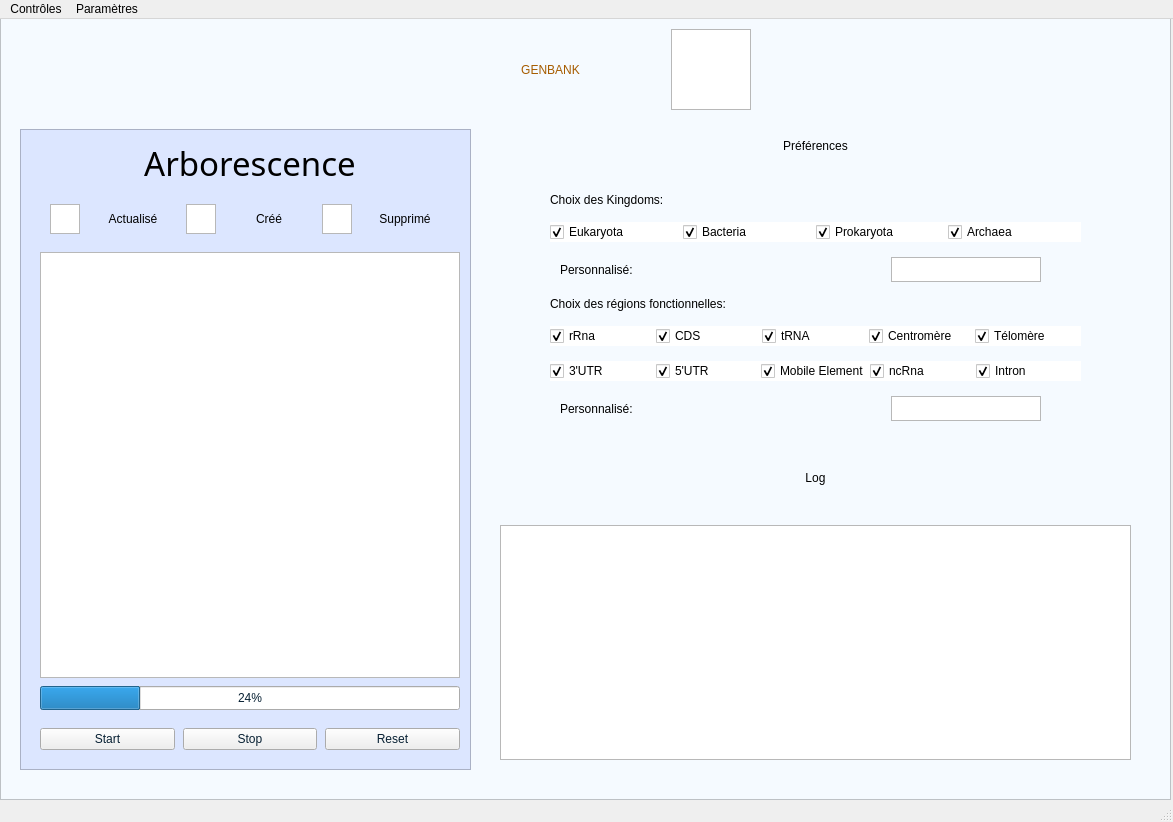
<?xml version="1.0" encoding="UTF-8"?>
<ui version="4.0">
 <class>MainWindow</class>
 <widget class="QMainWindow" name="MainWindow">
  <property name="geometry">
   <rect>
    <x>0</x>
    <y>0</y>
    <width>1173</width>
    <height>822</height>
   </rect>
  </property>
  <property name="windowTitle">
   <string>MainWindow</string>
  </property>
  <property name="styleSheet">
   <string notr="true"/>
  </property>
  <widget class="QWidget" name="centralwidget">
   <property name="sizePolicy">
    <sizepolicy hsizetype="Expanding" vsizetype="Expanding">
     <horstretch>0</horstretch>
     <verstretch>0</verstretch>
    </sizepolicy>
   </property>
   <widget class="QGraphicsView" name="mainGraphicView">
    <property name="geometry">
     <rect>
      <x>0</x>
      <y>-100</y>
      <width>1171</width>
      <height>881</height>
     </rect>
    </property>
    <property name="styleSheet">
     <string notr="true">background-color: rgb(245, 250, 255);
color: rgb(7, 32, 51);</string>
    </property>
   </widget>
   <widget class="QWidget" name="horizontalLayoutWidget_2">
    <property name="geometry">
     <rect>
      <x>0</x>
      <y>110</y>
      <width>1171</width>
      <height>671</height>
     </rect>
    </property>
    <layout class="QHBoxLayout" name="container" stretch="2,3">
     <property name="spacing">
      <number>40</number>
     </property>
     <property name="sizeConstraint">
      <enum>QLayout::SetNoConstraint</enum>
     </property>
     <property name="leftMargin">
      <number>40</number>
     </property>
     <property name="topMargin">
      <number>10</number>
     </property>
     <property name="rightMargin">
      <number>40</number>
     </property>
     <property name="bottomMargin">
      <number>40</number>
     </property>
     <item>
      <layout class="QVBoxLayout" name="left_container" stretch="2,0,18,1,1">
       <property name="spacing">
        <number>8</number>
       </property>
       <property name="sizeConstraint">
        <enum>QLayout::SetNoConstraint</enum>
       </property>
       <property name="topMargin">
        <number>0</number>
       </property>
       <item>
        <widget class="QLabel" name="labelArborescence">
         <property name="enabled">
          <bool>true</bool>
         </property>
         <property name="sizePolicy">
          <sizepolicy hsizetype="Expanding" vsizetype="Expanding">
           <horstretch>0</horstretch>
           <verstretch>0</verstretch>
          </sizepolicy>
         </property>
         <property name="font">
          <font>
           <family>Ubuntu Condensed</family>
           <pointsize>25</pointsize>
           <weight>50</weight>
           <italic>false</italic>
           <bold>false</bold>
          </font>
         </property>
         <property name="styleSheet">
          <string notr="true">font: 25pt &quot;Ubuntu Condensed&quot;;
</string>
         </property>
         <property name="text">
          <string>Arborescence</string>
         </property>
         <property name="alignment">
          <set>Qt::AlignCenter</set>
         </property>
        </widget>
       </item>
       <item>
        <layout class="QHBoxLayout" name="legende_container" stretch="0,0,0,0,0,0">
         <property name="spacing">
          <number>8</number>
         </property>
         <property name="sizeConstraint">
          <enum>QLayout::SetNoConstraint</enum>
         </property>
         <property name="leftMargin">
          <number>10</number>
         </property>
         <property name="topMargin">
          <number>10</number>
         </property>
         <property name="rightMargin">
          <number>10</number>
         </property>
         <property name="bottomMargin">
          <number>10</number>
         </property>
         <item>
          <widget class="QGraphicsView" name="graphicViewActualise">
           <property name="sizePolicy">
            <sizepolicy hsizetype="Expanding" vsizetype="Expanding">
             <horstretch>10</horstretch>
             <verstretch>10</verstretch>
            </sizepolicy>
           </property>
           <property name="maximumSize">
            <size>
             <width>30</width>
             <height>30</height>
            </size>
           </property>
          </widget>
         </item>
         <item>
          <widget class="QLabel" name="labelActualise">
           <property name="sizePolicy">
            <sizepolicy hsizetype="Expanding" vsizetype="Expanding">
             <horstretch>0</horstretch>
             <verstretch>0</verstretch>
            </sizepolicy>
           </property>
           <property name="styleSheet">
            <string notr="true"/>
           </property>
           <property name="text">
            <string>Actualisé</string>
           </property>
           <property name="alignment">
            <set>Qt::AlignCenter</set>
           </property>
          </widget>
         </item>
         <item>
          <widget class="QGraphicsView" name="graphicViewCree">
           <property name="sizePolicy">
            <sizepolicy hsizetype="Expanding" vsizetype="Expanding">
             <horstretch>10</horstretch>
             <verstretch>10</verstretch>
            </sizepolicy>
           </property>
           <property name="maximumSize">
            <size>
             <width>30</width>
             <height>30</height>
            </size>
           </property>
          </widget>
         </item>
         <item>
          <widget class="QLabel" name="labelCree">
           <property name="sizePolicy">
            <sizepolicy hsizetype="Expanding" vsizetype="Expanding">
             <horstretch>0</horstretch>
             <verstretch>0</verstretch>
            </sizepolicy>
           </property>
           <property name="styleSheet">
            <string notr="true"/>
           </property>
           <property name="text">
            <string>Créé</string>
           </property>
           <property name="alignment">
            <set>Qt::AlignCenter</set>
           </property>
          </widget>
         </item>
         <item>
          <widget class="QGraphicsView" name="graphicViewSupprime">
           <property name="sizePolicy">
            <sizepolicy hsizetype="Expanding" vsizetype="Expanding">
             <horstretch>10</horstretch>
             <verstretch>10</verstretch>
            </sizepolicy>
           </property>
           <property name="maximumSize">
            <size>
             <width>30</width>
             <height>30</height>
            </size>
           </property>
          </widget>
         </item>
         <item>
          <widget class="QLabel" name="labelSupprime">
           <property name="sizePolicy">
            <sizepolicy hsizetype="Expanding" vsizetype="Expanding">
             <horstretch>0</horstretch>
             <verstretch>0</verstretch>
            </sizepolicy>
           </property>
           <property name="styleSheet">
            <string notr="true"/>
           </property>
           <property name="text">
            <string>Supprimé</string>
           </property>
           <property name="alignment">
            <set>Qt::AlignCenter</set>
           </property>
          </widget>
         </item>
        </layout>
       </item>
       <item>
        <layout class="QVBoxLayout" name="layout_for_tree">
         <item>
          <widget class="QTreeView" name="treeView"/>
         </item>
        </layout>
       </item>
       <item>
        <widget class="QProgressBar" name="progressBar">
         <property name="sizePolicy">
          <sizepolicy hsizetype="Expanding" vsizetype="Expanding">
           <horstretch>0</horstretch>
           <verstretch>0</verstretch>
          </sizepolicy>
         </property>
         <property name="styleSheet">
          <string notr="true">color: rgb(7, 32, 51);</string>
         </property>
         <property name="value">
          <number>24</number>
         </property>
        </widget>
       </item>
       <item>
        <layout class="QHBoxLayout" name="buttons_container">
         <property name="sizeConstraint">
          <enum>QLayout::SetNoConstraint</enum>
         </property>
         <property name="topMargin">
          <number>10</number>
         </property>
         <property name="bottomMargin">
          <number>10</number>
         </property>
         <item>
          <widget class="QPushButton" name="buttonStart">
           <property name="sizePolicy">
            <sizepolicy hsizetype="Expanding" vsizetype="Expanding">
             <horstretch>0</horstretch>
             <verstretch>0</verstretch>
            </sizepolicy>
           </property>
           <property name="styleSheet">
            <string notr="true">color: rgb(7, 32, 51);</string>
           </property>
           <property name="text">
            <string>Start</string>
           </property>
          </widget>
         </item>
         <item>
          <widget class="QPushButton" name="buttonStop">
           <property name="sizePolicy">
            <sizepolicy hsizetype="Expanding" vsizetype="Expanding">
             <horstretch>0</horstretch>
             <verstretch>0</verstretch>
            </sizepolicy>
           </property>
           <property name="styleSheet">
            <string notr="true">color: rgb(7, 32, 51);</string>
           </property>
           <property name="text">
            <string>Stop</string>
           </property>
          </widget>
         </item>
         <item>
          <widget class="QPushButton" name="buttonReset">
           <property name="sizePolicy">
            <sizepolicy hsizetype="Expanding" vsizetype="Expanding">
             <horstretch>0</horstretch>
             <verstretch>0</verstretch>
            </sizepolicy>
           </property>
           <property name="styleSheet">
            <string notr="true">color: rgb(7, 32, 51);</string>
           </property>
           <property name="text">
            <string>Reset</string>
           </property>
          </widget>
         </item>
        </layout>
       </item>
      </layout>
     </item>
     <item>
      <layout class="QVBoxLayout" name="right_container" stretch="2,4,2,90">
       <property name="sizeConstraint">
        <enum>QLayout::SetNoConstraint</enum>
       </property>
       <property name="bottomMargin">
        <number>0</number>
       </property>
       <item>
        <widget class="QLabel" name="labelPreferences">
         <property name="sizePolicy">
          <sizepolicy hsizetype="Expanding" vsizetype="Expanding">
           <horstretch>0</horstretch>
           <verstretch>0</verstretch>
          </sizepolicy>
         </property>
         <property name="styleSheet">
          <string notr="true">font: 75 25pt &quot;Ubuntu Mono&quot;;
</string>
         </property>
         <property name="text">
          <string>Préférences</string>
         </property>
         <property name="alignment">
          <set>Qt::AlignCenter</set>
         </property>
        </widget>
       </item>
       <item>
        <layout class="QHBoxLayout" name="menu_container" stretch="1,3,1">
         <property name="sizeConstraint">
          <enum>QLayout::SetNoConstraint</enum>
         </property>
         <property name="leftMargin">
          <number>0</number>
         </property>
         <property name="topMargin">
          <number>0</number>
         </property>
         <property name="bottomMargin">
          <number>0</number>
         </property>
         <item>
          <spacer name="verticalSpacerleft">
           <property name="orientation">
            <enum>Qt::Horizontal</enum>
           </property>
           <property name="sizeType">
            <enum>QSizePolicy::Fixed</enum>
           </property>
           <property name="sizeHint" stdset="0">
            <size>
             <width>50</width>
             <height>5</height>
            </size>
           </property>
          </spacer>
         </item>
         <item>
          <layout class="QVBoxLayout" name="inner_menu_container">
           <property name="spacing">
            <number>15</number>
           </property>
           <property name="sizeConstraint">
            <enum>QLayout::SetNoConstraint</enum>
           </property>
           <property name="topMargin">
            <number>0</number>
           </property>
           <property name="bottomMargin">
            <number>10</number>
           </property>
           <item>
            <widget class="QLabel" name="labelKingdoms">
             <property name="sizePolicy">
              <sizepolicy hsizetype="Expanding" vsizetype="Expanding">
               <horstretch>0</horstretch>
               <verstretch>0</verstretch>
              </sizepolicy>
             </property>
             <property name="styleSheet">
              <string notr="true">
font: 75 18pt &quot;Ubuntu Condensed&quot;;</string>
             </property>
             <property name="text">
              <string>Choix des Kingdoms:</string>
             </property>
            </widget>
           </item>
           <item>
            <layout class="QHBoxLayout" name="horizontalLayout_2">
             <property name="spacing">
              <number>0</number>
             </property>
             <item>
              <widget class="QCheckBox" name="checkBox">
               <property name="styleSheet">
                <string notr="true">background-color: rgb(255, 255, 255);</string>
               </property>
               <property name="text">
                <string>Eukaryota</string>
               </property>
               <property name="checked">
                <bool>true</bool>
               </property>
              </widget>
             </item>
             <item>
              <widget class="QCheckBox" name="checkBox_2">
               <property name="styleSheet">
                <string notr="true">background-color: rgb(255, 255, 255);</string>
               </property>
               <property name="text">
                <string>Bacteria</string>
               </property>
               <property name="checked">
                <bool>true</bool>
               </property>
              </widget>
             </item>
             <item>
              <widget class="QCheckBox" name="checkBox_3">
               <property name="styleSheet">
                <string notr="true">background-color: rgb(255, 255, 255);</string>
               </property>
               <property name="text">
                <string>Prokaryota</string>
               </property>
               <property name="checked">
                <bool>true</bool>
               </property>
              </widget>
             </item>
             <item>
              <widget class="QCheckBox" name="checkBox_4">
               <property name="styleSheet">
                <string notr="true">background-color: rgb(255, 255, 255);</string>
               </property>
               <property name="text">
                <string>Archaea</string>
               </property>
               <property name="checked">
                <bool>true</bool>
               </property>
              </widget>
             </item>
            </layout>
           </item>
           <item>
            <layout class="QHBoxLayout" name="container_input_kingdom" stretch="1,2">
             <property name="sizeConstraint">
              <enum>QLayout::SetNoConstraint</enum>
             </property>
             <property name="leftMargin">
              <number>10</number>
             </property>
             <property name="rightMargin">
              <number>40</number>
             </property>
             <item>
              <widget class="QLabel" name="labelinputKingdom">
               <property name="sizePolicy">
                <sizepolicy hsizetype="Expanding" vsizetype="Expanding">
                 <horstretch>0</horstretch>
                 <verstretch>0</verstretch>
                </sizepolicy>
               </property>
               <property name="styleSheet">
                <string notr="true"/>
               </property>
               <property name="text">
                <string>Personnalisé:</string>
               </property>
              </widget>
             </item>
             <item>
              <widget class="QTextEdit" name="inputKingdom">
               <property name="sizePolicy">
                <sizepolicy hsizetype="Expanding" vsizetype="Expanding">
                 <horstretch>0</horstretch>
                 <verstretch>0</verstretch>
                </sizepolicy>
               </property>
               <property name="maximumSize">
                <size>
                 <width>150</width>
                 <height>25</height>
                </size>
               </property>
               <property name="layoutDirection">
                <enum>Qt::LeftToRight</enum>
               </property>
               <property name="styleSheet">
                <string notr="true"/>
               </property>
               <property name="verticalScrollBarPolicy">
                <enum>Qt::ScrollBarAlwaysOff</enum>
               </property>
               <property name="horizontalScrollBarPolicy">
                <enum>Qt::ScrollBarAlwaysOff</enum>
               </property>
              </widget>
             </item>
            </layout>
           </item>
           <item>
            <widget class="QLabel" name="labelRegions">
             <property name="sizePolicy">
              <sizepolicy hsizetype="Expanding" vsizetype="Expanding">
               <horstretch>0</horstretch>
               <verstretch>0</verstretch>
              </sizepolicy>
             </property>
             <property name="styleSheet">
              <string notr="true">
font: 75 18pt &quot;Ubuntu Condensed&quot;;</string>
             </property>
             <property name="text">
              <string>Choix des régions fonctionnelles:</string>
             </property>
            </widget>
           </item>
           <item>
            <layout class="QHBoxLayout" name="horizontalLayout_4">
             <property name="spacing">
              <number>0</number>
             </property>
             <item>
              <widget class="QCheckBox" name="checkBox_11">
               <property name="styleSheet">
                <string notr="true">background-color: rgb(255, 255, 255);</string>
               </property>
               <property name="text">
                <string>rRna</string>
               </property>
               <property name="checked">
                <bool>true</bool>
               </property>
              </widget>
             </item>
             <item>
              <widget class="QCheckBox" name="checkBox_12">
               <property name="styleSheet">
                <string notr="true">background-color: rgb(255, 255, 255);</string>
               </property>
               <property name="text">
                <string>CDS</string>
               </property>
               <property name="checked">
                <bool>true</bool>
               </property>
              </widget>
             </item>
             <item>
              <widget class="QCheckBox" name="checkBox_13">
               <property name="styleSheet">
                <string notr="true">background-color: rgb(255, 255, 255);</string>
               </property>
               <property name="text">
                <string>tRNA</string>
               </property>
               <property name="checked">
                <bool>true</bool>
               </property>
              </widget>
             </item>
             <item>
              <widget class="QCheckBox" name="checkBox_14">
               <property name="styleSheet">
                <string notr="true">background-color: rgb(255, 255, 255);</string>
               </property>
               <property name="text">
                <string>Centromère</string>
               </property>
               <property name="checked">
                <bool>true</bool>
               </property>
              </widget>
             </item>
             <item>
              <widget class="QCheckBox" name="checkBox_15">
               <property name="styleSheet">
                <string notr="true">background-color: rgb(255, 255, 255);</string>
               </property>
               <property name="text">
                <string>Télomère</string>
               </property>
               <property name="checked">
                <bool>true</bool>
               </property>
              </widget>
             </item>
            </layout>
           </item>
           <item>
            <layout class="QHBoxLayout" name="horizontalLayout_5">
             <property name="spacing">
              <number>0</number>
             </property>
             <item>
              <widget class="QCheckBox" name="checkBox_16">
               <property name="styleSheet">
                <string notr="true">background-color: rgb(255, 255, 255);</string>
               </property>
               <property name="text">
                <string>3'UTR</string>
               </property>
               <property name="checked">
                <bool>true</bool>
               </property>
              </widget>
             </item>
             <item>
              <widget class="QCheckBox" name="checkBox_17">
               <property name="styleSheet">
                <string notr="true">background-color: rgb(255, 255, 255);</string>
               </property>
               <property name="text">
                <string>5'UTR</string>
               </property>
               <property name="checked">
                <bool>true</bool>
               </property>
              </widget>
             </item>
             <item>
              <widget class="QCheckBox" name="checkBox_18">
               <property name="styleSheet">
                <string notr="true">background-color: rgb(255, 255, 255);</string>
               </property>
               <property name="text">
                <string>Mobile Element</string>
               </property>
               <property name="checked">
                <bool>true</bool>
               </property>
              </widget>
             </item>
             <item>
              <widget class="QCheckBox" name="checkBox_19">
               <property name="styleSheet">
                <string notr="true">background-color: rgb(255, 255, 255);</string>
               </property>
               <property name="text">
                <string>ncRna</string>
               </property>
               <property name="checked">
                <bool>true</bool>
               </property>
              </widget>
             </item>
             <item>
              <widget class="QCheckBox" name="checkBox_20">
               <property name="styleSheet">
                <string notr="true">background-color: rgb(255, 255, 255);</string>
               </property>
               <property name="text">
                <string>Intron</string>
               </property>
               <property name="checked">
                <bool>true</bool>
               </property>
              </widget>
             </item>
            </layout>
           </item>
           <item>
            <layout class="QHBoxLayout" name="container_input_region" stretch="1,2">
             <property name="sizeConstraint">
              <enum>QLayout::SetNoConstraint</enum>
             </property>
             <property name="leftMargin">
              <number>10</number>
             </property>
             <property name="rightMargin">
              <number>40</number>
             </property>
             <item>
              <widget class="QLabel" name="label_inputRegion">
               <property name="sizePolicy">
                <sizepolicy hsizetype="Expanding" vsizetype="Expanding">
                 <horstretch>0</horstretch>
                 <verstretch>0</verstretch>
                </sizepolicy>
               </property>
               <property name="styleSheet">
                <string notr="true"/>
               </property>
               <property name="text">
                <string>Personnalisé:</string>
               </property>
              </widget>
             </item>
             <item>
              <widget class="QTextEdit" name="inputRegion">
               <property name="sizePolicy">
                <sizepolicy hsizetype="Expanding" vsizetype="Expanding">
                 <horstretch>0</horstretch>
                 <verstretch>0</verstretch>
                </sizepolicy>
               </property>
               <property name="maximumSize">
                <size>
                 <width>150</width>
                 <height>25</height>
                </size>
               </property>
               <property name="layoutDirection">
                <enum>Qt::LeftToRight</enum>
               </property>
               <property name="styleSheet">
                <string notr="true"/>
               </property>
               <property name="verticalScrollBarPolicy">
                <enum>Qt::ScrollBarAlwaysOff</enum>
               </property>
               <property name="horizontalScrollBarPolicy">
                <enum>Qt::ScrollBarAlwaysOff</enum>
               </property>
              </widget>
             </item>
            </layout>
           </item>
          </layout>
         </item>
         <item>
          <spacer name="verticalSpacerRight">
           <property name="orientation">
            <enum>Qt::Horizontal</enum>
           </property>
           <property name="sizeType">
            <enum>QSizePolicy::Fixed</enum>
           </property>
           <property name="sizeHint" stdset="0">
            <size>
             <width>50</width>
             <height>5</height>
            </size>
           </property>
          </spacer>
         </item>
        </layout>
       </item>
       <item>
        <widget class="QLabel" name="labelLog">
         <property name="sizePolicy">
          <sizepolicy hsizetype="Preferred" vsizetype="Fixed">
           <horstretch>0</horstretch>
           <verstretch>0</verstretch>
          </sizepolicy>
         </property>
         <property name="minimumSize">
          <size>
           <width>0</width>
           <height>0</height>
          </size>
         </property>
         <property name="styleSheet">
          <string notr="true">
font: 75 20pt &quot;Ubuntu Mono&quot;;
</string>
         </property>
         <property name="text">
          <string>Log</string>
         </property>
         <property name="alignment">
          <set>Qt::AlignCenter</set>
         </property>
        </widget>
       </item>
       <item>
        <layout class="QHBoxLayout" name="container_log">
         <property name="sizeConstraint">
          <enum>QLayout::SetNoConstraint</enum>
         </property>
         <item>
          <widget class="QListView" name="logListView"/>
         </item>
        </layout>
       </item>
      </layout>
     </item>
    </layout>
   </widget>
   <widget class="QGraphicsView" name="graphicsView">
    <property name="geometry">
     <rect>
      <x>20</x>
      <y>110</y>
      <width>451</width>
      <height>641</height>
     </rect>
    </property>
    <property name="styleSheet">
     <string notr="true">background-color: rgb(220, 230, 255);</string>
    </property>
   </widget>
   <widget class="QWidget" name="horizontalLayoutWidget">
    <property name="geometry">
     <rect>
      <x>410</x>
      <y>0</y>
      <width>361</width>
      <height>101</height>
     </rect>
    </property>
    <layout class="QHBoxLayout" name="title_container" stretch="3,1">
     <property name="spacing">
      <number>0</number>
     </property>
     <property name="sizeConstraint">
      <enum>QLayout::SetNoConstraint</enum>
     </property>
     <property name="leftMargin">
      <number>20</number>
     </property>
     <property name="topMargin">
      <number>10</number>
     </property>
     <property name="rightMargin">
      <number>20</number>
     </property>
     <property name="bottomMargin">
      <number>10</number>
     </property>
     <item>
      <widget class="QLabel" name="mainTitle">
       <property name="sizePolicy">
        <sizepolicy hsizetype="Expanding" vsizetype="Expanding">
         <horstretch>0</horstretch>
         <verstretch>0</verstretch>
        </sizepolicy>
       </property>
       <property name="styleSheet">
        <string notr="true">font: 40pt &quot;Ubuntu Condensed&quot;;
color: rgb(166, 92, 0);</string>
       </property>
       <property name="text">
        <string>GENBANK</string>
       </property>
       <property name="alignment">
        <set>Qt::AlignCenter</set>
       </property>
      </widget>
     </item>
     <item>
      <widget class="QGraphicsView" name="logo_GView">
       <property name="sizePolicy">
        <sizepolicy hsizetype="Preferred" vsizetype="Fixed">
         <horstretch>0</horstretch>
         <verstretch>0</verstretch>
        </sizepolicy>
       </property>
      </widget>
     </item>
    </layout>
   </widget>
   <zorder>mainGraphicView</zorder>
   <zorder>graphicsView</zorder>
   <zorder>horizontalLayoutWidget_2</zorder>
   <zorder>horizontalLayoutWidget</zorder>
  </widget>
  <widget class="QMenuBar" name="Menu">
   <property name="geometry">
    <rect>
     <x>0</x>
     <y>0</y>
     <width>1173</width>
     <height>22</height>
    </rect>
   </property>
   <property name="styleSheet">
    <string notr="true"/>
   </property>
   <widget class="QMenu" name="menuParametres">
    <property name="title">
     <string>Paramètres</string>
    </property>
    <widget class="QMenu" name="menuChoixKingdoms">
     <property name="title">
      <string>Choix des Kingdoms</string>
     </property>
     <addaction name="actionEucaryota"/>
     <addaction name="actionBacteria"/>
     <addaction name="actionArchaea"/>
     <addaction name="actionProkaryota"/>
    </widget>
    <widget class="QMenu" name="menuChoixRegions">
     <property name="title">
      <string>Choix des régions fonctionnelles</string>
     </property>
     <addaction name="actionrNA"/>
     <addaction name="actionCDS"/>
     <addaction name="actionIntron"/>
     <addaction name="actionncRNA"/>
     <addaction name="actionCentromere"/>
     <addaction name="actionTelomere"/>
     <addaction name="action3_UTR"/>
     <addaction name="action5_UTR"/>
     <addaction name="actiontRNA"/>
     <addaction name="actionmobile_element"/>
    </widget>
    <addaction name="menuChoixKingdoms"/>
    <addaction name="menuChoixRegions"/>
   </widget>
   <widget class="QMenu" name="menuControles">
    <property name="title">
     <string>Contrôles</string>
    </property>
    <addaction name="actionStart"/>
    <addaction name="actionStop"/>
    <addaction name="actionReprendre"/>
    <addaction name="actionRedemarrer"/>
   </widget>
   <addaction name="menuControles"/>
   <addaction name="menuParametres"/>
  </widget>
  <widget class="QStatusBar" name="statusbar"/>
  <action name="actionEucaryota">
   <property name="checkable">
    <bool>true</bool>
   </property>
   <property name="checked">
    <bool>true</bool>
   </property>
   <property name="text">
    <string>Eucaryota</string>
   </property>
  </action>
  <action name="actionBacteria">
   <property name="checkable">
    <bool>true</bool>
   </property>
   <property name="checked">
    <bool>true</bool>
   </property>
   <property name="text">
    <string>Bacteria</string>
   </property>
  </action>
  <action name="actionArchaea">
   <property name="checkable">
    <bool>true</bool>
   </property>
   <property name="checked">
    <bool>true</bool>
   </property>
   <property name="text">
    <string>Archaea</string>
   </property>
  </action>
  <action name="actionrNA">
   <property name="checkable">
    <bool>true</bool>
   </property>
   <property name="checked">
    <bool>true</bool>
   </property>
   <property name="text">
    <string>rRNA</string>
   </property>
  </action>
  <action name="actionCDS">
   <property name="checkable">
    <bool>true</bool>
   </property>
   <property name="checked">
    <bool>true</bool>
   </property>
   <property name="text">
    <string>CDS</string>
   </property>
  </action>
  <action name="actionIntron">
   <property name="checkable">
    <bool>true</bool>
   </property>
   <property name="checked">
    <bool>true</bool>
   </property>
   <property name="text">
    <string>Intron</string>
   </property>
  </action>
  <action name="actionncRNA">
   <property name="checkable">
    <bool>true</bool>
   </property>
   <property name="checked">
    <bool>true</bool>
   </property>
   <property name="text">
    <string>ncRNA</string>
   </property>
  </action>
  <action name="actionCentromere">
   <property name="checkable">
    <bool>true</bool>
   </property>
   <property name="checked">
    <bool>true</bool>
   </property>
   <property name="text">
    <string>Centromère</string>
   </property>
  </action>
  <action name="actionTelomere">
   <property name="checkable">
    <bool>true</bool>
   </property>
   <property name="checked">
    <bool>true</bool>
   </property>
   <property name="text">
    <string>Telomère</string>
   </property>
  </action>
  <action name="action3_UTR">
   <property name="checkable">
    <bool>true</bool>
   </property>
   <property name="checked">
    <bool>true</bool>
   </property>
   <property name="text">
    <string>3'UTR</string>
   </property>
  </action>
  <action name="action5_UTR">
   <property name="checkable">
    <bool>true</bool>
   </property>
   <property name="checked">
    <bool>true</bool>
   </property>
   <property name="text">
    <string>5'UTR</string>
   </property>
  </action>
  <action name="actiontRNA">
   <property name="checkable">
    <bool>true</bool>
   </property>
   <property name="checked">
    <bool>true</bool>
   </property>
   <property name="text">
    <string>tRNA</string>
   </property>
  </action>
  <action name="actionmobile_element">
   <property name="checkable">
    <bool>true</bool>
   </property>
   <property name="checked">
    <bool>true</bool>
   </property>
   <property name="text">
    <string>mobile element</string>
   </property>
  </action>
  <action name="actionProkaryota">
   <property name="checkable">
    <bool>true</bool>
   </property>
   <property name="checked">
    <bool>true</bool>
   </property>
   <property name="text">
    <string>Prokaryota</string>
   </property>
  </action>
  <action name="actionStart">
   <property name="text">
    <string>Démarrer</string>
   </property>
  </action>
  <action name="actionStop">
   <property name="text">
    <string>Stop</string>
   </property>
  </action>
  <action name="actionReprendre">
   <property name="text">
    <string>Reprendre</string>
   </property>
  </action>
  <action name="actionRedemarrer">
   <property name="text">
    <string>Redémarrer</string>
   </property>
  </action>
 </widget>
 <resources/>
 <connections/>
</ui>
